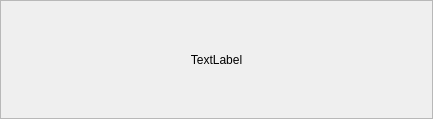
<?xml version="1.0" encoding="UTF-8"?>
<ui version="4.0">
 <class>CToolForm</class>
 <widget class="QWidget" name="CToolForm">
  <property name="geometry">
   <rect>
    <x>0</x>
    <y>0</y>
    <width>433</width>
    <height>119</height>
   </rect>
  </property>
  <property name="windowTitle">
   <string>Form</string>
  </property>
  <property name="styleSheet">
   <string notr="true"/>
  </property>
  <layout class="QVBoxLayout" name="verticalLayout">
   <property name="spacing">
    <number>0</number>
   </property>
   <property name="leftMargin">
    <number>0</number>
   </property>
   <property name="topMargin">
    <number>0</number>
   </property>
   <property name="rightMargin">
    <number>0</number>
   </property>
   <property name="bottomMargin">
    <number>0</number>
   </property>
   <item>
    <widget class="QFrame" name="frame_tool">
     <property name="frameShape">
      <enum>QFrame::StyledPanel</enum>
     </property>
     <property name="frameShadow">
      <enum>QFrame::Raised</enum>
     </property>
     <layout class="QHBoxLayout" name="horizontalLayout">
      <property name="spacing">
       <number>0</number>
      </property>
      <property name="leftMargin">
       <number>0</number>
      </property>
      <property name="topMargin">
       <number>0</number>
      </property>
      <property name="rightMargin">
       <number>0</number>
      </property>
      <property name="bottomMargin">
       <number>0</number>
      </property>
      <item>
       <widget class="QStackedWidget" name="stackedWidget">
        <property name="currentIndex">
         <number>0</number>
        </property>
        <widget class="QWidget" name="page">
         <layout class="QVBoxLayout" name="verticalLayout_2">
          <property name="spacing">
           <number>0</number>
          </property>
          <property name="leftMargin">
           <number>0</number>
          </property>
          <property name="topMargin">
           <number>0</number>
          </property>
          <property name="rightMargin">
           <number>0</number>
          </property>
          <property name="bottomMargin">
           <number>0</number>
          </property>
          <item>
           <widget class="QLabel" name="label_tip">
            <property name="text">
             <string>TextLabel</string>
            </property>
            <property name="alignment">
             <set>Qt::AlignCenter</set>
            </property>
           </widget>
          </item>
         </layout>
        </widget>
        <widget class="QWidget" name="page_warninfo">
         <layout class="QVBoxLayout" name="verticalLayout_4">
          <property name="spacing">
           <number>0</number>
          </property>
          <property name="leftMargin">
           <number>0</number>
          </property>
          <property name="topMargin">
           <number>20</number>
          </property>
          <property name="rightMargin">
           <number>0</number>
          </property>
          <property name="bottomMargin">
           <number>14</number>
          </property>
          <item>
           <widget class="QWidget" name="widget_warninfo" native="true">
            <layout class="QVBoxLayout" name="verticalLayout_3">
             <item>
              <widget class="QLabel" name="label_info">
               <property name="sizePolicy">
                <sizepolicy hsizetype="MinimumExpanding" vsizetype="MinimumExpanding">
                 <horstretch>0</horstretch>
                 <verstretch>0</verstretch>
                </sizepolicy>
               </property>
               <property name="frameShape">
                <enum>QFrame::NoFrame</enum>
               </property>
               <property name="lineWidth">
                <number>1</number>
               </property>
               <property name="text">
                <string>TextLabel</string>
               </property>
               <property name="scaledContents">
                <bool>false</bool>
               </property>
               <property name="alignment">
                <set>Qt::AlignCenter</set>
               </property>
               <property name="margin">
                <number>0</number>
               </property>
              </widget>
             </item>
             <item>
              <widget class="QDialogButtonBox" name="buttonBox">
               <property name="orientation">
                <enum>Qt::Horizontal</enum>
               </property>
               <property name="standardButtons">
                <set>QDialogButtonBox::Apply|QDialogButtonBox::Close</set>
               </property>
               <property name="centerButtons">
                <bool>true</bool>
               </property>
              </widget>
             </item>
            </layout>
           </widget>
          </item>
         </layout>
        </widget>
       </widget>
      </item>
     </layout>
    </widget>
   </item>
  </layout>
 </widget>
 <resources/>
 <connections/>
</ui>
